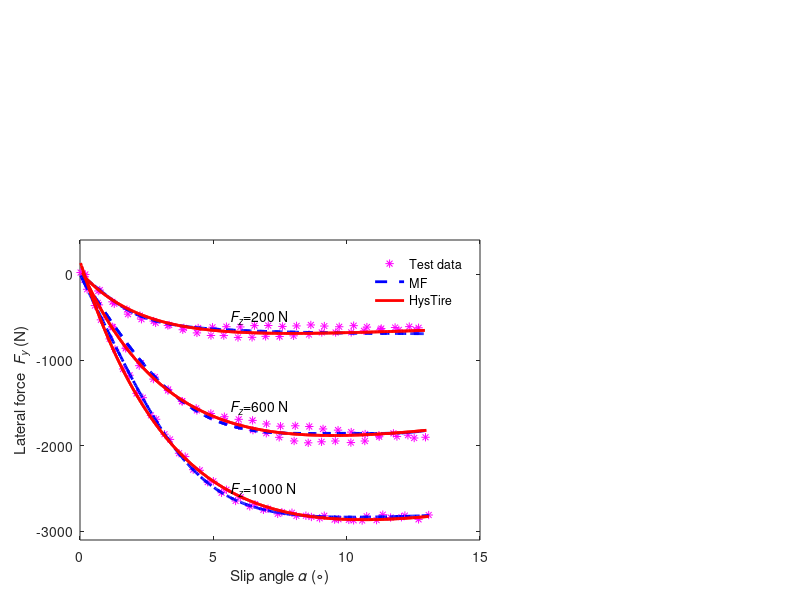

Write the MATLAB code that produced this figure. (Note: this script raises an error after producing the figure.)
clear;
clc;

load('TireB_testdata.mat');  %试验数据 工作区

s_test1=Sa200; 
a= -0.06;          
b= 1.965;
c= 2.098;
d= 2.333;
Fy_exp200 = -200*(a*s_test1+b+c*(1-2*exp(-s_test1/d)));

B= -0.472;               
C= 0.535;
D= -4.814;
E= -1.83;
Fy_MF200 =-200*D*sin(C*atan((B*s_test1-E*(B*s_test1 - atan(B*s_test1)))));

s_test1=Sa600; 
a= -0.077;          
b= 1.994;
c= 2.133;
d= 3.401;
Fy_exp600=-600*(a*s_test1+b+c*(1-2*exp(-s_test1/d)));
B= 0.041;               
C= 6.295;
D= 3.094;
E= 7.181;
Fy_MF600 =-600*D*sin(C*atan((B*s_test1-E*(B*s_test1 - atan(B*s_test1)))));

s_test1=Sa1000; 
a= -0.058;          
b= 1.77;
c= 1.924;
d= 3.681;
Fy_exp1000=-1000*(a*s_test1+b+c*(1-2*exp(-s_test1/d)));

B= -0.177;               
C= 1.27;
D= -2.833;
E= -1.456;
Fy_MF1000 = -1000*D*sin(C*atan((B*s_test1-E*(B*s_test1 - atan(B*s_test1)))));

axes('position',[0.1,0.1,0.5,0.5]); 
h1=plot(Sa200(1:13:627),Fy200(1:13:627),'m*','LineWidth',0.5);
hold on;
plot(Sa600(1:13:627),Fy600(1:13:627),'m*','LineWidth',0.5);
hold on;
plot(Sa1000(1:13:630),Fy1000(1:13:630),'m*','LineWidth',0.5);

hold on;
h2=plot(Sa200,Fy_MF200,'--b','LineWidth',2);
hold on;
h3=plot(Sa200,Fy_exp200,'r','LineWidth',2);


hold on;
plot(Sa600,Fy_MF600,'--b','LineWidth',2);
hold on;
plot(Sa600,Fy_exp600,'r','LineWidth',2);

hold on;
plot(Sa1000,Fy_MF1000,'--b','LineWidth',2);
hold on;
plot(Sa1000,Fy_exp1000,'r','LineWidth',2);


legend([h1 h2 h3],'Test data','MF','HysTire','location','northeast','box','off');
xlabel('Slip angle{\it \alpha} (\circ)');
ylabel('Lateral force {\it F_y} (N)');
set(gca,'XTick',[0:5:15]);
set(gca,'YTick',[-3000:1000:0]);

text(5.5,-500,'{\it F_z}=200 N');%文字说明
text(5.5,-1550,'{\it F_z}=600 N');%文字说明
text(5.5,-2500,'{\it F_z}=1000 N');%文字说明

 axis([0 15 -3100 400]);
 
exp_error_a = Fy200 - Fy_exp200;
exp_mse_a = mse(exp_error_a);

MF_error_a =Fy200 - Fy_MF200;
MF_mse_a = mse(MF_error_a);

exp_error_b = Fy600 - Fy_exp600;
exp_mse_b = mse(exp_error_b);
MF_error_b = Fy600 - Fy_MF600;
MF_mse_b = mse(MF_error_b);

exp_error_c = Fy1000 - Fy_exp1000;
exp_mse_c = mse(exp_error_c);
MF_error_c = Fy1000 - Fy_MF1000;
MF_mse_c = mse(MF_error_c);